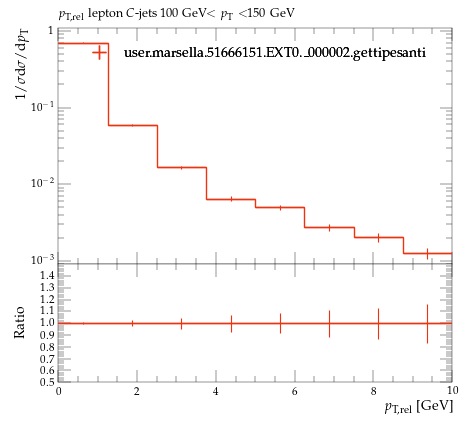

Write the Python code that produced this figure.
#! /usr/bin/env python

# This Python script was auto-generated using YODA v2.0.2.
# Analysis object: /MC_HFDECAYS/avg_C_jet_l_pTrel_100_150
# Timestamp: 24-07-2026 (16:40:05)

import matplotlib as mpl
import matplotlib.pyplot as plt
mpl.use('Agg') # comment out for interactive use
import os
import numpy as np

plotDir = os.path.split(os.path.realpath(__file__))[0]
if 'YODA_USER_PLOT_PATH' in globals():
    plot_outdir = globals()['YODA_USER_PLOT_PATH']
else:
    plot_outdir = plotDir

#plot style
plt.style.use(os.path.join(plotDir, '../default.mplstyle'))
# plot metadata
figW, figH = plt.rcParams['figure.figsize']
ax_xLabel = r'$p_\mathrm{T,rel}$ [GeV]'
ax_yLabel = r'$1/\sigma \mathrm{d}\sigma/\mathrm{d}p_\mathrm{T}$'
ax_title  = r'$p_\mathrm{T,rel}$ lepton $C$-jets 100 GeV$<p_\mathrm{T}<$150 GeV'
ax_xScale = 'linear'
ax_yScale = 'log'
xLims = (0.0, 10.0)
yLims = (0.0009000000000000001, 1.1)

# TeX-friendly labels for the legend
labels = {
    'legend' : ([ r"user.marsella.51666151.EXT0.\_000002.gettipesanti" ], r""),
}

# Adjust canvas width and height
canvasW = 10.0
canvasH = 9.0
figW *= canvasW/10.
figH *= canvasH/9.

# Create figure and axis objects
fig, (ax, ratio0_ax) = plt.subplots(2, 1, sharex=True,
                  figsize=(figW,figH), gridspec_kw={'height_ratios': (6.0, 3.0)})

# Set figure margins
plt.subplots_adjust(
    left   = 1.0 * plt.rcParams['figure.subplot.left'],
    right  = 1.0 * plt.rcParams['figure.subplot.right'],
    top    = 1.0 * plt.rcParams['figure.subplot.top'],
    bottom = 1.0 * plt.rcParams['figure.subplot.bottom'])

ratio0_ax.yaxis.set_major_locator(mpl.ticker.MultipleLocator(0.1))
ratio0_ax.set_ylim(0.5, 1.4999)
ratio0_ax.set_ylabel('Ratio')

# the numerical data is stored in a separate file
dataf = dict()
prefix = os.path.split(__file__)[0]
if prefix:    prefix = prefix + '/'
exec(open(prefix+'avg_C_jet_l_pTrel_100_150__data.py').read(), dataf)


legend_handles = dict() # keep track of handles for the legend

# style options for curves
# starts at zorder>=5 to draw curve on top of legend
styles = {
  'user.marsella.51666151.EXT0._000002.gettipesanti.yoda.gz': {
    'color' : '#EE3311',
    'linestyle' : '-',
    'linewidth' : 1,
    'marker' : 'none',
    'markersize' : 2,
    'capsize' : 0.0,
    'zorder' : 5,
    'histstyle' : 1,
    'drawstyle' : 'steps-pre',
    'xerrorbars' : 1,
    'yerrorbars' : 1,
    'fillcolor' : None,
    'fillopacity' : 1.0,
    'ratio0_linestyle' : '-',
    'ratio0_linewidth' : 1,
    'ratio0_marker' : 'none',
    'ratio0_markersize' : 2,
    'ratio0_capsize' : 0.0,
    'ratio0_zorder' : 5,
    'ratio0_histstyle' : 1,
    'ratio0_drawstyle' : 'steps-pre',
    'ratio0_xerrorbars' : 1,
    'ratio0_yerrorbars' : 1,
  },
}

# curve from input yoda files in main panel
for label, yvals in dataf['yvals'].items():
    if all(np.isnan(v) for v in dataf['yvals'][label]):
        continue
    tmp = None
    if styles[label]['histstyle']: # draw as histogram
        xpos = dataf['xedges'][label] if styles[label]['drawstyle'] else dataf['xpoints'][label]
        ypos = np.insert(yvals, 0, yvals[0]) if styles[label]['drawstyle'] else yvals
        if styles[label]['fillcolor']: # fill area below curve
            ax.fill_between(xpos, ypos, step='pre',
                            color=styles[label]['fillcolor'],
                            alpha=styles[label]['fillopacity'])
        tmp, = ax.plot(xpos, ypos,
                       color=styles[label]['color'],
                       linestyle=styles[label]['linestyle'],
                       linewidth=styles[label]['linewidth'],
                       drawstyle=styles[label]['drawstyle'], solid_joinstyle='miter',
                       zorder=styles[label]['zorder'], label=label)
    tmp = ax.errorbar(dataf['xpoints'][label], yvals,
                      xerr=np.array(dataf['xerrs'][label])*styles[label]['xerrorbars'],
                      yerr=np.array(dataf['yerrs'][label])*styles[label]['yerrorbars'],
                      fmt=styles[label]['marker'], capsize=styles[label]['capsize'],
                      markersize=styles[label]['markersize'],
                      ecolor=styles[label]['color'],
                      color=styles[label]['color'], zorder=styles[label]['zorder'])
    tmp[-1][0].set_linestyle(styles[label]['linestyle'])
    tmp[-1][0].set_linewidth(styles[label]['linewidth'])
    if label in dataf['add_legend_handle']:  legend_handles[label] = tmp
    for varLabel in dataf['variation_yvals'].keys():
        if varLabel.startswith(label):
            tmp, = ax.plot(dataf['xedges'][label], dataf['variation_yvals'][varLabel],
                           color=styles[label]['color'],
                           linestyle=styles[label]['linestyle'],
                           linewidth=styles[label]['linewidth'],
                           drawstyle='steps-pre', solid_joinstyle='miter',
                           zorder=styles[label]['zorder'], alpha=0.5)


# plots on ratio panel
# curve from input yoda files in ratio panel
for label, yvals in dataf['ratio0_yvals'].items():
    if all(np.isnan(v) for v in yvals):
        continue
    if styles[label]['ratio0_histstyle']: # plot as histogram
        xpos = dataf['xedges']['user.marsella.51666151.EXT0._000002.gettipesanti.yoda.gz'] if styles[label]['ratio0_drawstyle'] else dataf['xpoints']['user.marsella.51666151.EXT0._000002.gettipesanti.yoda.gz']
        ypos = np.insert(yvals, 0, yvals[0]) if styles[label]['ratio0_drawstyle'] else yvals
        ratio0_ax.plot(xpos, ypos,
                       color=styles[label]['color'],
                       linewidth=styles[label]['linewidth'],
                       linestyle=styles[label]['ratio0_linestyle'],
                       drawstyle=styles[label]['ratio0_drawstyle'], zorder=styles[label]['zorder'],
                       solid_joinstyle='miter')
    tmp = ratio0_ax.errorbar(dataf['xpoints']['user.marsella.51666151.EXT0._000002.gettipesanti.yoda.gz'], yvals,
                             xerr=np.array(dataf['ref_xerrs'])*styles[label]['ratio0_xerrorbars'],
                             yerr=np.array(dataf['ratio0_yerrs'][label])*styles[label]['ratio0_yerrorbars'],
                             fmt=styles[label]['ratio0_marker'], capsize=styles[label]['ratio0_capsize'],
                             markersize=styles[label]['ratio0_markersize'],
                             ecolor=styles[label]['color'],
                             color=styles[label]['color'])
    tmp[-1][0].set_linestyle(styles[label]['ratio0_linestyle'])
    tmp[-1][0].set_linewidth(styles[label]['ratio0_linewidth'])

    for varlabel in dataf['ratio0_variation_vals'].keys():
        if varlabel.startswith(label):
            ratio0_ax.plot(dataf['xedges']['user.marsella.51666151.EXT0._000002.gettipesanti.yoda.gz'],
                            dataf['ratio0_variation_vals'][varlabel],
                            color=styles[label]['color'],
                            linestyle=styles[label]['linestyle'],
                            linewidth=styles[label]['linewidth'],
                            drawstyle='steps-pre', solid_joinstyle='miter',
                            zorder=1, alpha=0.5)

legend_items = list(legend_handles.values())
ax.add_artist(ax.legend(legend_items,
                        labels['legend'][0],
                        title=labels['legend'][1],
                        alignment='left',
                        loc='upper center',
                        bbox_to_anchor=(0.5, 0.97)))

# set plot metadata as defined above
ratio0_ax.set_xlabel(ax_xLabel)
ratio0_ax.xaxis.set_label_coords(1., -0.15)
ax.set_ylabel(ax_yLabel, ha='right', va='top')
ax.yaxis.set_label_coords(-0.11, 1.0)
ax.set_title(ax_title, loc='left')
ax.set_xscale(ax_xScale)
ax.set_yscale(ax_yScale)
ax.set_xlim(xLims)
ax.set_ylim(yLims)

# tick formatting
plt.rcParams['xtick.top'] = True
plt.rcParams['ytick.right'] = True
ax.yaxis.set_major_locator(mpl.ticker.LogLocator(base=10.0, numticks=np.inf))
ax.yaxis.set_minor_locator(mpl.ticker.LogLocator(
                           base=10.0, subs=np.arange(0.1, 1, 0.1), numticks=np.inf))
fig.align_ylabels((ax, ratio0_ax))
plt.savefig(os.path.join(plot_outdir, 'avg_C_jet_l_pTrel_100_150.pdf'), format='PDF')
plt.savefig(os.path.join(plot_outdir, 'avg_C_jet_l_pTrel_100_150.png'), format='PNG')

plt.close(fig)
